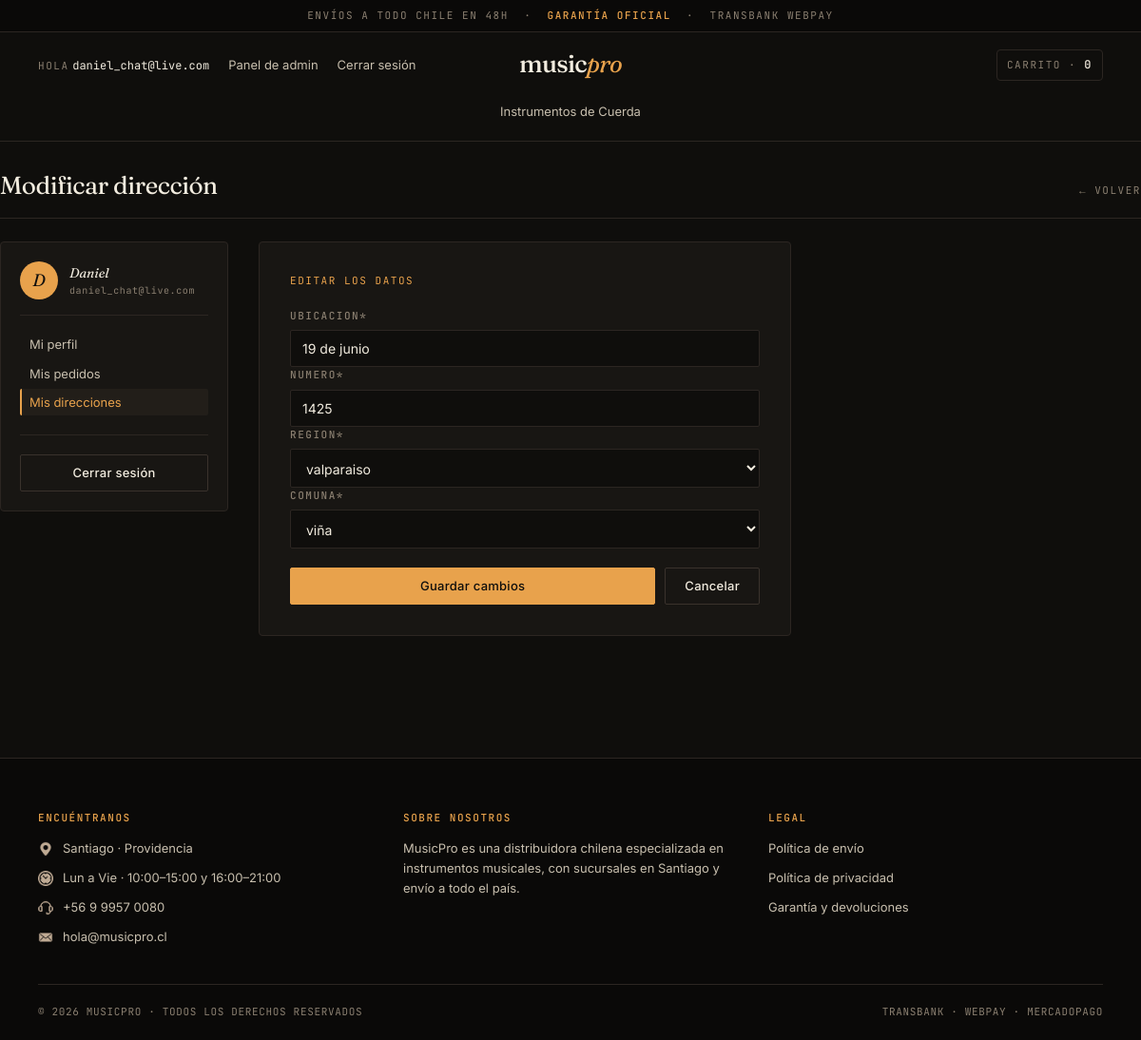
The app's page /Perfil/modificar-ubicacion/19 de junio (signed in) with its own data.
### app/models.py (models this page shows, shortened)
class User(AbstractBaseUser,PermissionsMixin):
    email = models.EmailField('Correo',unique=True)
    username = models.CharField('nombre',max_length=255)
    apellido = models.CharField('apellido',max_length=255 ,null=True)
    telefono = models.CharField('telefono',max_length=255 ,null=True)
    is_active = models.BooleanField(default=True)
    is_staff = models.BooleanField(default=False)
    is_bodeguero = models.BooleanField(default=False)
    is_vendedor = models.BooleanField(default=False)
    is_contador = models.BooleanField(default=False)
    objects = customUserManager()
    USERNAME_FIELD = 'email'
    EMAIL_FIELD = 'email'
    REQUIRED_FIELDS = ['username','apellido','telefono']
    class Meta:
        verbose_name = 'User'
        verbose_name_plural = 'Users'

class Categoria(models.Model):
    nombreCategoria = models.CharField(max_length=50,primary_key=True, verbose_name='nombre de la categoria', unique=True)
    descripcion = models.CharField(max_length=255, blank = True)
    slug = AutoSlugField(populate_from='nombreCategoria',null=True)
    class Meta:
        verbose_name = 'category'
        verbose_name_plural = 'categories'

class UserUbicacion(models.Model):
    user = models.ForeignKey(User, on_delete=models.CASCADE)
    ubicacion = models.CharField(max_length=100)
    numero = models.IntegerField()
    comuna = models.ForeignKey(Comuna,on_delete=models.CASCADE)
    region= models.ForeignKey(Region,on_delete=models.CASCADE)

### app/views.py (the view)
# urls.py: path('Perfil/modificar-ubicacion/<ubi>',modUbi, name="modUbi"),
def modUbi(request,ubi):
    current_user = request.user
    ubicacion = UserUbicacion.objects.get(user=current_user,ubicacion=ubi)
    datos = {
        'form': ubicacionForm(instance=ubicacion)
    }
    if request.method == 'POST':
        formulario = ubicacionForm(data = request.POST,instance=ubicacion)
        if formulario.is_valid():
            formulario.save()
            return redirect('viewUbis')
    return render(request,'app/tienda/Perfil/modUbi.html',datos)

### app/forms.py
class ubicacionForm(forms.ModelForm):
    class Meta:
        model = UserUbicacion
        fields = ['ubicacion', 'numero', 'region', 'comuna']

### app/context_processors.py (called while the page is built)
def categorias(request):
    categorias = Categoria.objects.all()
    return {'categorias': categorias}

### app/models.py (called while the page is built)
    def __str__(self):
        return self.nombre

    def __str__(self) -> str:
        return self.nombre

### carts/context_processors.py (called while the page is built)
def counter(request):
    cart_count = 0
    try:
        cart = Cart.objects.filter(cart_id=_cart_id(request))
        cart_items = CartItem.objects.all().filter(cart=cart[:1])
        for cart_item in cart_items:
            cart_count += cart_item.quantity
    except Cart.DoesNotExist:
        cart_count = 0
    return dict(cart_count=cart_count)

### carts/views.py (called while the page is built)
def _cart_id(request):
    cart = request.session.session_key
    if not cart:
        cart= request.session.create()
    return cart

### app/templates/app/tienda/Perfil/modUbi.html (shortened to what this page needs)
{% extends 'app/base.html' %}
{% load static %}
{% load crispy_forms_tags %}
{% block contenido %}
<section class="section-content container">
    <header class="section-head" style="padding-top: 0;">
        <h2>Modificar dirección</h2>
        <a href="{% url 'viewUbis' %}" class="meta" style="color: var(--muted);">← Volver</a>
    </header>
    <div class="store-layout">
        {% include 'app/tienda/Perfil/_sidebar.html' with active='ubis' %}
        <main>
            <div class="cart-card" style="padding: 32px; max-width: 560px;">
                <div class="eyebrow" style="margin-bottom: 20px;">Editar los datos</div>
                <form action="" method="post">
                    {{ form|crispy }}
                    <div style="display: flex; gap: 10px; margin-top: 20px;">
                        <button type="submit" class="btn btn-primary" style="flex: 1;">Guardar cambios</button>
                        <a href="{% url 'viewUbis' %}" class="btn btn-ghost">Cancelar</a>
                    </div>
                </form>
            </div>
        </main>
    </div>
</section>
{% endblock %}

### app/templates/app/base.html (shortened to what this page needs)
{% load static %}
<!DOCTYPE html>
<html lang="es">
<head>
    <link rel="stylesheet" href="{% static 'css/estilos.css' %}">
</head>
<body>
    <header>
        <div class="contenedor-anuncio">
            Envíos a todo Chile en 48h &nbsp;·&nbsp; <b>Garantía oficial</b> &nbsp;·&nbsp; Transbank Webpay
        </div>
        <div class="nav-bar">
            <ul class="sesion">
                {% if user.is_authenticated %}
                    <li><span class="eyebrow eyebrow-muted">Hola</span> <a href="{% url 'viewPerfil' %}" class="user-mail">{{ user.email }}</a></li>
                    {% if user.is_staff %}
                        <li><a href="{% url 'adminView' %}">Panel de admin</a></li>
                    {% endif %}
                    <li><a href="{% url 'logout' %}">Cerrar sesión</a></li>
                {% else %}
                    <li><a href="{% url 'loginCli' %}">Iniciar sesión</a></li>
                    <li><a href="{% url 'RegistroCli' %}">Crear cuenta</a></li>
                {% endif %}
            </ul>
            <div class="contenedor-logo">
                <a href="{% url 'home' %}" class="brand-word">music<em>pro</em></a>
            </div>
            <div class="cart-wrap">
                <div id="cart" class="cart-icon">
                    <a href="{% url 'cart' %}" style="display:inline-flex;align-items:center;gap:8px;color:inherit;">
                        Carrito · <span id="cart-quantity">{{ cart_count }}</span>
                    </a>
                </div>
            </div>
        </div>
        <nav class="cat-nav" aria-label="Categorías">
            {% for ve in categorias %}
                <a href="{% url 'store' ve.slug %}">{{ ve.nombreCategoria }}</a>
            {% endfor %}
        </nav>
    </header>
    <main class="contenido">
        {% block contenido %}{% endblock %}
    </main>
    <footer>
        <div class="container">
            <div class="row">
                <div class="footer-col">
                    <h3>Encuéntranos</h3>
                    <ul>
                        <li><img src="{% static 'img/icons/ubicacion.png' %}" alt=""> Santiago · Providencia</li>
                        <li><img src="{% static 'img/icons/horario.png' %}" alt=""> Lun a Vie · 10:00–15:00 y 16:00–21:00</li>
                        <li><img src="{% static 'img/icons/atencion.png' %}" alt=""> +56 9 9957 0080</li>
                        <li><img src="{% static 'img/icons/correo.png' %}" alt=""> <a href="mailto:hola@musicpro.cl">hola@musicpro.cl</a></li>
                    </ul>
                </div>
                <div class="footer-col">
                    <h3>Sobre nosotros</h3>
                    <ul>
                        <li>MusicPro es una distribuidora chilena especializada en instrumentos musicales, con sucursales en Santiago y envío a todo el país.</li>
                    </ul>
                </div>
                <div class="footer-col">
                    <h3>Legal</h3>
                    <ul>
                        <li><a href="#">Política de envío</a></li>
                        <li><a href="#">Política de privacidad</a></li>
                        <li><a href="#">Garantía y devoluciones</a></li>
                    </ul>
                </div>
            </div>
            <div class="footer2">
                <div>© 2026 MusicPro · Todos los derechos reservados</div>
                <div>Transbank · Webpay · MercadoPago</div>
            </div>
        </div>
    </footer>
</body>
</html>

### app/templates/app/tienda/Perfil/_sidebar.html
<aside>
    <div class="filter-card">
        <div class="filter-group">
            <div style="display: flex; align-items: center; gap: 12px; padding-bottom: 16px; margin-bottom: 16px; border-bottom: 1px solid var(--line);">
                <div style="width: 40px; height: 40px; border-radius: 50%; background: var(--amber); color: var(--bg); display: flex; align-items: center; justify-content: center; font-family: var(--font-display); font-style: italic; font-size: 18px;">
                    {{ user.username|first|upper }}
                </div>
                <div style="min-width: 0; flex: 1;">
                    <div style="font-family: var(--font-display); font-style: italic; font-size: 14px; color: var(--paper);">{{ user.username|capfirst }}</div>
                    <div style="font-family: var(--font-mono); font-size: 10px; color: var(--muted); letter-spacing: 0.06em; overflow: hidden; text-overflow: ellipsis; white-space: nowrap;">{{ user.email }}</div>
                </div>
            </div>
            <ul style="display: flex; flex-direction: column; gap: 2px;">
                <li><a href="{% url 'viewPerfil' %}" class="perfil-navlink {% if active == 'perfil' %}is-active{% endif %}">Mi perfil</a></li>
                <li><a href="{% url 'viewOrders' %}" class="perfil-navlink {% if active == 'ordenes' %}is-active{% endif %}">Mis pedidos</a></li>
                <li><a href="{% url 'viewUbis' %}" class="perfil-navlink {% if active == 'ubis' %}is-active{% endif %}">Mis direcciones</a></li>
            </ul>
        </div>
        <div class="filter-group">
            <a href="{% url 'logout' %}" class="btn btn-ghost btn-block">Cerrar sesión</a>
        </div>
    </div>
</aside>

### records on screen
User: email "daniel_chat@live.com", username|first "D", username "Daniel"
Categoria: nombreCategoria "Instrumentos de Cuerda"
UserUbicacion: ubicacion "19 de junio", numero "1425", region "valparaiso", comuna "viña"

### other values on screen
{{ cart_count }} "0"
